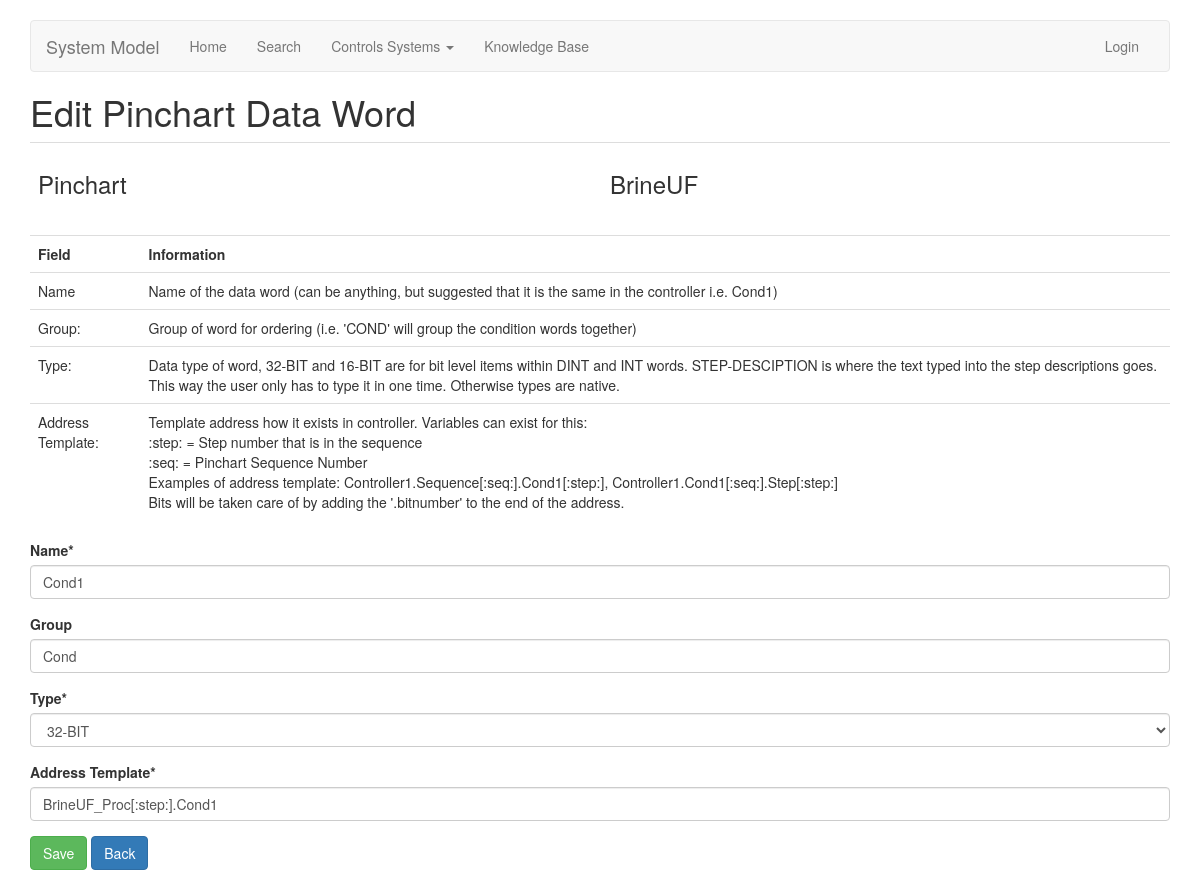
/pinchart/word/1/update, run on the app's committed database.
### pinchart/models.py (models this page shows, shortened)
class Pinchart(models.Model):
    objects = managers.PinchartManager()
    customer = models.IntegerField(default=0)
    name = models.CharField(max_length=256)
    description = models.CharField(max_length=1024, blank=True, null=True)
    controller_ipaddress = models.GenericIPAddressField(verbose_name="Controller IP Address",
                                                        protocol='IPv4')
    controller_slot = models.IntegerField(verbose_name="Controller Slot #")
    class Meta:
        unique_together = ("customer", "controller_ipaddress")

class Word(models.Model):
    TYPE_CHOICES = [
        ('BOOL', 'BOOL'),
        ('32-BIT', '32-BIT'),
        ('DINT', 'DINT'),
        ('REAL', 'REAL'),
        ('STRING', 'STRING'),
        ('INT', 'INT'),
        ('16-BIT', '16-BIT'),
        ('STEP DESCRIPTION', 'STEP DESCRIPTION'),
    ]
    objects = managers.WordManager()
    pinchart = models.ForeignKey(Pinchart, on_delete=models.CASCADE)
    group = models.CharField(max_length=82, blank=True, null=True)
    name = models.CharField(max_length=82) # word or variable name
    type = models.CharField(choices=TYPE_CHOICES, default='DINT', max_length=30)
    address_template = models.CharField(verbose_name="Address Template", max_length=1024)
    class Meta:
        unique_together = ("pinchart", "name")

### pinchart/views.py (the view, shortened to what this page needs)
# urls.py: path('word/<pk>/update', views.WordUpdateView.as_view(), name='word-update'),
class WordUpdateView(UpdateView):
    model = models.Word
    success_url = 'word-list'
    template_name = 'pinchart/word_form.html'
    form_class = forms.WordForm
    def get_context_data(self, **kwargs):
        context = super(WordUpdateView, self).get_context_data(**kwargs)
        context['headline'] = 'Edit Pinchart Data Word'
        context['parent'] = 'Pinchart'
        context['parent_object'] = context['object'].pinchart
        return context

### pinchart/forms.py
class WordForm(forms.ModelForm):
    class Meta:
        model = models.Word
        fields = ['pinchart', 'name', 'group', 'type', 'address_template']
        widgets = {
            'pinchart':forms.HiddenInput(),
        }

### templates/pinchart/word_form.html (shortened to what this page needs)
{% extends 'pinchart/base.html' %}
{% load crispy_forms_tags %}
{% block headline %} {{ headline }}{% endblock headline %}
{% block content %}
    <table class='table'>
        <tr>
            <th><h3>{{ parent }}</h3></th>
            <td><h3>{{ parent_object.name }}</h3></td>
        </tr>
    </table>
    <table class='table'>
        <tr>
            <th>Field</th>
            <th>Information</th>
        </tr>
        <tr>
            <td>Name</td>
            <td>
                Name of the data word (can be anything, but suggested that it is the same in the controller i.e. Cond1)
            </td>
        <tr>
            <td>Group:</td>
            <td>
                Group of word for ordering (i.e. 'COND' will group the condition words together)
            </td>
        </tr>
        <tr>
            <td>Type:</td>
            <td>
                Data type of word, 32-BIT and 16-BIT are for bit level items within DINT and INT words. STEP-DESCIPTION
                is where the text typed into the step descriptions goes. This way the user only has to type it in one time.
                Otherwise types are native.
            </td>
        </tr>
        <tr>
            <td>Address Template:</td>
            <td>
                Template address how it exists in controller. Variables can exist for this:<br />
                :step: = Step number that is in the sequence<br />
                :seq: = Pinchart Sequence Number<br />
                Examples of address template: Controller1.Sequence[:seq:].Cond1[:step:], Controller1.Cond1[:seq:].Step[:step:]<br />
                Bits will be taken care of by adding the '.bitnumber' to the end of the address.
            </td>
        </tr>
    </table>
    <form method="post" class="uniForm">
        {{ form|crispy }}
        <button type="submit" class="btn btn-success">Save</button>
        <a href="{% url 'word-list' pk=parent_object.pk %}" class="btn btn-primary">Back</a>
    </form>
{% endblock %}

### templates/pinchart/base.html (style rules this page uses)
body { padding-top: 20px; padding-bottom: 20px; }

### data on the page
Pinchart: name "BrineUF"
Word: name "Cond1", group "Cond", type "32-BIT", address_template "BrineUF_Proc[:step:].Cond1"

### other printed values
{{ headline }} "Edit Pinchart Data Word"
{{ parent }} "Pinchart"
